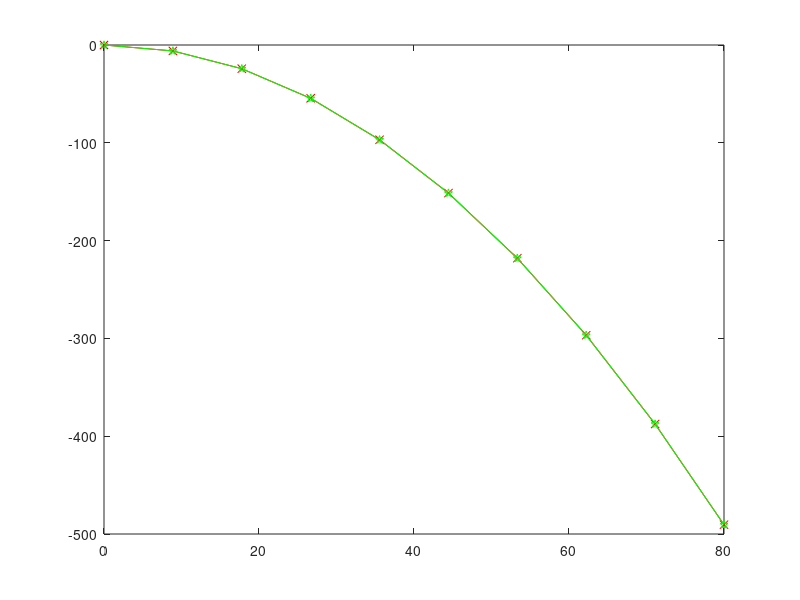

Write MATLAB code to recreate this figure.
# values
T = linspace(0,10,10);
X = T * 8;

Y1 = - (9.81 / 2) * T.^2;
Y2 = - 9.81/(2*8^2)*X.^2;

# settings
title("Linear Graph");
xlabel("x-Achse");
ylabel("y-Achse");
set(gca, "Fontsize", 16);

plot(X,Y1,'-xr')
hold on
plot(X,Y2,'-pg')
